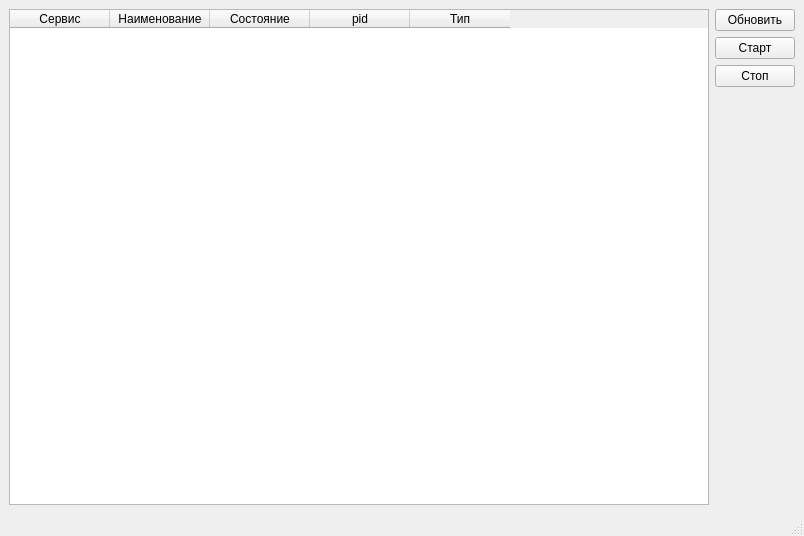
<?xml version="1.0" encoding="UTF-8"?>
<ui version="4.0">
 <class>MainWindow</class>
 <widget class="QMainWindow" name="MainWindow">
  <property name="geometry">
   <rect>
    <x>0</x>
    <y>0</y>
    <width>804</width>
    <height>536</height>
   </rect>
  </property>
  <property name="windowTitle">
   <string>MainWindow</string>
  </property>
  <widget class="QWidget" name="centralwidget">
   <layout class="QHBoxLayout" name="horizontalLayout">
    <item>
     <widget class="QTableWidget" name="svcTable">
      <column>
       <property name="text">
        <string>Сервис</string>
       </property>
      </column>
      <column>
       <property name="text">
        <string>Наименование</string>
       </property>
      </column>
      <column>
       <property name="text">
        <string>Состояние</string>
       </property>
      </column>
      <column>
       <property name="text">
        <string>pid</string>
       </property>
      </column>
      <column>
       <property name="text">
        <string>Тип</string>
       </property>
      </column>
     </widget>
    </item>
    <item>
     <layout class="QVBoxLayout" name="verticalLayout">
      <item>
       <widget class="QPushButton" name="bRefresh">
        <property name="text">
         <string>Обновить</string>
        </property>
       </widget>
      </item>
      <item>
       <widget class="QPushButton" name="bStart">
        <property name="text">
         <string>Старт</string>
        </property>
       </widget>
      </item>
      <item>
       <widget class="QPushButton" name="bStop">
        <property name="text">
         <string>Стоп</string>
        </property>
       </widget>
      </item>
      <item>
       <spacer name="verticalSpacer">
        <property name="orientation">
         <enum>Qt::Vertical</enum>
        </property>
        <property name="sizeHint" stdset="0">
         <size>
          <width>20</width>
          <height>40</height>
         </size>
        </property>
       </spacer>
      </item>
     </layout>
    </item>
   </layout>
  </widget>
  <widget class="QMenuBar" name="menubar">
   <property name="geometry">
    <rect>
     <x>0</x>
     <y>0</y>
     <width>804</width>
     <height>21</height>
    </rect>
   </property>
  </widget>
  <widget class="QStatusBar" name="statusbar"/>
 </widget>
 <resources/>
 <connections/>
</ui>
